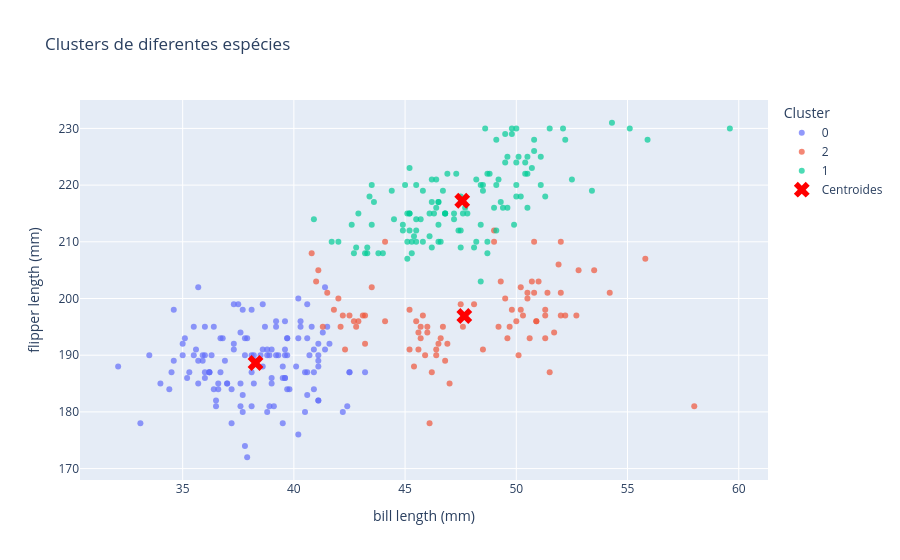

Write notebook code for a chart like this one.
### Code cell
df_clusters = pd.DataFrame({
	'bill_length_mm':penguins['bill_length_mm'],
	'flipper_length_mm': penguins['flipper_length_mm'],
	'cluster': labels.astype(str)
})

fig = px.scatter(df_clusters, x='bill_length_mm', y='flipper_length_mm', color='cluster',
		color_continuous_scale='viridis', opacity=0.7,
		title='Clusters de diferentes espécies')

fig.add_scatter(x=centroides_originais[:, 0], y=centroides_originais[:, 2],
		mode='markers', marker=dict(color='red', symbol='x', size=14),
		name='Centroides')

fig.update_layout(xaxis_title='bill length (mm)', yaxis_title='flipper length (mm)',
		legend_title='Cluster')
fig.show()

### Figure 1 — Plotly figure (JSON) as saved in the notebook; plotly's stock layout.template omitted (floating-point values rounded to 4 significant figures; data arrays with more than 128 entries replaced by an {"elided": "..."} marker saying what was removed)
{"data": [{"hovertemplate": "cluster=0<br>bill_length_mm=%{x}<br>flipper_length_mm=%{y}<extra></extra>", "legendgroup": "0", "marker": {"color": "#636efa", "opacity": 0.7, "symbol": "circle"}, "mode": "markers", "name": "0", "orientation": "v", "showlegend": true, "type": "scatter", "x": {"elided": "129 float values"}, "xaxis": "x", "y": {"elided": "129 int values"}, "yaxis": "y"}, {"hovertemplate": "cluster=2<br>bill_length_mm=%{x}<br>flipper_length_mm=%{y}<extra></extra>", "legendgroup": "2", "marker": {"color": "#EF553B", "opacity": 0.7, "symbol": "circle"}, "mode": "markers", "name": "2", "orientation": "v", "showlegend": true, "type": "scatter", "x": [42.5, 46, 44.1, 42.3, 42, 41.3, 41.8, 45.8, 42.8, 42.1, 42.9, 41.1, 40.8, 43.2, 41, 43.2, 45.6, 42.2, 42.7, 44.1, 43.1, 41.5, 46.5, 50, 51.3, 45.4, 52.7, 45.2, 46.1, 51.3, 46, 51.3, 46.6, 51.7, 47, 52, 45.9, 50.5, 50.3, 58, 46.4, 49.2, 48.5, 50.6, 46.7, 52, 50.5, 49.5, 46.4, 52.8, 54.2, 51, 49.7, 47.5, 47.6, 52, 46.9, 53.5, 49, 46.2, 50.9, 45.5, 50.9, 50.8, 50.1, 49, 51.5, 49.8, 48.1, 51.4, 45.7, 50.7, 52.2, 45.2, 49.3, 50.2, 45.6, 51.9, 46.8, 45.7, 55.8, 43.5, 49.6, 50.8, 50.2], "xaxis": "x", "y": [197, 194, 196, 191, 200, 195, 198, 197, 195, 195, 196, 205, 208, 192, 203, 197, 191, 197, 196, 210, 197, 201, 192, 196, 193, 188, 197, 198, 178, 197, 195, 198, 193, 194, 185, 201, 190, 201, 197, 181, 190, 195, 191, 193, 195, 197, 200, 200, 191, 205, 201, 203, 195, 199, 195, 210, 192, 205, 210, 187, 196, 196, 196, 201, 190, 212, 187, 198, 199, 201, 193, 203, 197, 191, 203, 202, 194, 206, 189, 195, 207, 202, 193, 210, 198], "yaxis": "y"}, {"hovertemplate": "cluster=1<br>bill_length_mm=%{x}<br>flipper_length_mm=%{y}<extra></extra>", "legendgroup": "1", "marker": {"color": "#00cc96", "opacity": 0.7, "symbol": "circle"}, "mode": "markers", "name": "1", "orientation": "v", "showlegend": true, "type": "scatter", "x": [46.1, 50, 48.7, 50, 47.6, 46.5, 45.4, 46.7, 43.3, 46.8, 40.9, 49, 45.5, 48.4, 45.8, 49.3, 42, 49.2, 46.2, 48.7, 50.2, 45.1, 46.5, 46.3, 42.9, 46.1, 47.8, 48.2, 50, 47.3, 42.8, 45.1, 59.6, 49.1, 48.4, 42.6, 44.4, 44, 48.7, 42.7, 49.6, 45.3, 49.6, 50.5, 43.6, 45.5, 50.5, 44.9, 45.2, 46.6, 48.5, 45.1, 50.1, 46.5, 45, 43.8, 45.5, 43.2, 50.4, 45.3, 46.2, 45.7, 54.3, 45.8, 49.8, 49.5, 43.5, 50.7, 47.7, 46.4, 48.2, 46.5, 46.4, 48.6, 47.5, 51.1, 45.2, 45.2, 49.1, 52.5, 47.4, 50, 44.9, 50.8, 43.4, 51.3, 47.5, 52.1, 47.5, 52.2, 45.5, 49.5, 44.5, 50.8, 49.4, 46.9, 48.4, 51.1, 48.5, 55.9, 47.2, 49.1, 46.8, 41.7, 53.4, 43.3, 48.1, 50.5, 49.8, 43.5, 51.5, 46.2, 55.1, 48.8, 47.2, 46.8, 50.4, 45.2, 49.9], "xaxis": "x", "y": [211, 230, 210, 218, 215, 210, 211, 219, 209, 215, 214, 216, 214, 213, 210, 217, 210, 221, 209, 222, 218, 215, 213, 215, 215, 215, 215, 210, 220, 222, 209, 207, 230, 220, 220, 213, 219, 208, 208, 208, 225, 210, 216, 222, 217, 210, 225, 213, 215, 210, 220, 210, 225, 217, 220, 208, 220, 208, 224, 208, 221, 214, 231, 219, 230, 229, 220, 223, 216, 221, 221, 217, 216, 230, 209, 220, 215, 223, 212, 221, 212, 224, 212, 228, 218, 218, 212, 230, 218, 228, 212, 224, 214, 226, 216, 222, 203, 225, 219, 228, 215, 228, 215, 210, 219, 208, 209, 216, 229, 213, 230, 217, 230, 222, 214, 215, 222, 212, 213], "yaxis": "y"}, {"marker": {"color": "red", "size": 14, "symbol": "x"}, "mode": "markers", "name": "Centroides", "type": "scatter", "x": [38.28, 47.57, 47.66], "y": [188.6, 217.2, 196.9]}], "layout": {"autosize": true, "legend": {"title": {"text": "Cluster"}, "tracegroupgap": 0}, "title": {"text": "Clusters de diferentes espécies"}, "xaxis": {"anchor": "y", "autorange": true, "domain": [0, 1], "range": [30.43, 61.27], "title": {"text": "bill length (mm)"}, "type": "linear"}, "yaxis": {"anchor": "x", "autorange": true, "domain": [0, 1], "range": [167.1, 235.9], "title": {"text": "flipper length (mm)"}, "type": "linear"}}}
